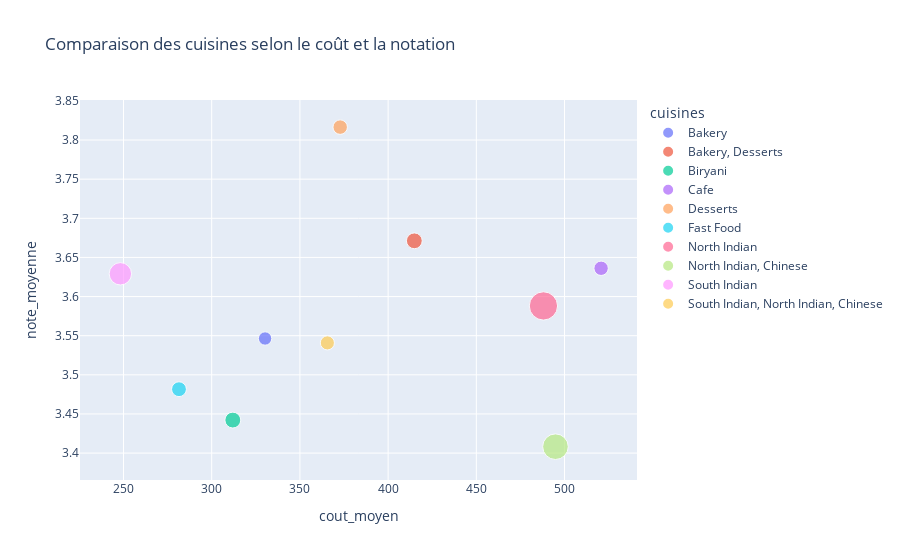

The code cell stored with this chart in its notebook:
### Code cell
#Comparaison des cuisines
fig = px.scatter(
    cuisine_analysis,
    x="cout_moyen",
    y="note_moyenne",
    size="nb_restaurants",
    color="cuisines",
    title="Comparaison des cuisines selon le coût et la notation"
)
fig.show()

### Figure 1 — Plotly figure (JSON) as saved in the notebook; plotly's stock layout.template omitted (floating-point values rounded to 4 significant figures)
{"data": [{"hovertemplate": "cuisines=Bakery<br>cout_moyen=%{x}<br>note_moyenne=%{y}<br>nb_restaurants=%{marker.size}<extra></extra>", "legendgroup": "Bakery", "marker": {"color": "#636efa", "size": [651], "sizemode": "area", "sizeref": 7.282, "symbol": "circle"}, "mode": "markers", "name": "Bakery", "orientation": "v", "showlegend": true, "type": "scatter", "x": [330.3], "xaxis": "x", "y": [3.546], "yaxis": "y"}, {"hovertemplate": "cuisines=Bakery, Desserts<br>cout_moyen=%{x}<br>note_moyenne=%{y}<br>nb_restaurants=%{marker.size}<extra></extra>", "legendgroup": "Bakery, Desserts", "marker": {"color": "#EF553B", "size": [911], "sizemode": "area", "sizeref": 7.282, "symbol": "circle"}, "mode": "markers", "name": "Bakery, Desserts", "orientation": "v", "showlegend": true, "type": "scatter", "x": [414.9], "xaxis": "x", "y": [3.671], "yaxis": "y"}, {"hovertemplate": "cuisines=Biryani<br>cout_moyen=%{x}<br>note_moyenne=%{y}<br>nb_restaurants=%{marker.size}<extra></extra>", "legendgroup": "Biryani", "marker": {"color": "#00cc96", "size": [918], "sizemode": "area", "sizeref": 7.282, "symbol": "circle"}, "mode": "markers", "name": "Biryani", "orientation": "v", "showlegend": true, "type": "scatter", "x": [312.0], "xaxis": "x", "y": [3.442], "yaxis": "y"}, {"hovertemplate": "cuisines=Cafe<br>cout_moyen=%{x}<br>note_moyenne=%{y}<br>nb_restaurants=%{marker.size}<extra></extra>", "legendgroup": "Cafe", "marker": {"color": "#ab63fa", "size": [756], "sizemode": "area", "sizeref": 7.282, "symbol": "circle"}, "mode": "markers", "name": "Cafe", "orientation": "v", "showlegend": true, "type": "scatter", "x": [520.7], "xaxis": "x", "y": [3.636], "yaxis": "y"}, {"hovertemplate": "cuisines=Desserts<br>cout_moyen=%{x}<br>note_moyenne=%{y}<br>nb_restaurants=%{marker.size}<extra></extra>", "legendgroup": "Desserts", "marker": {"color": "#FFA15A", "size": [766], "sizemode": "area", "sizeref": 7.282, "symbol": "circle"}, "mode": "markers", "name": "Desserts", "orientation": "v", "showlegend": true, "type": "scatter", "x": [372.8], "xaxis": "x", "y": [3.817], "yaxis": "y"}, {"hovertemplate": "cuisines=Fast Food<br>cout_moyen=%{x}<br>note_moyenne=%{y}<br>nb_restaurants=%{marker.size}<extra></extra>", "legendgroup": "Fast Food", "marker": {"color": "#19d3f3", "size": [803], "sizemode": "area", "sizeref": 7.282, "symbol": "circle"}, "mode": "markers", "name": "Fast Food", "orientation": "v", "showlegend": true, "type": "scatter", "x": [281.5], "xaxis": "x", "y": [3.482], "yaxis": "y"}, {"hovertemplate": "cuisines=North Indian<br>cout_moyen=%{x}<br>note_moyenne=%{y}<br>nb_restaurants=%{marker.size}<extra></extra>", "legendgroup": "North Indian", "marker": {"color": "#FF6692", "size": [2913], "sizemode": "area", "sizeref": 7.282, "symbol": "circle"}, "mode": "markers", "name": "North Indian", "orientation": "v", "showlegend": true, "type": "scatter", "x": [488.1], "xaxis": "x", "y": [3.588], "yaxis": "y"}, {"hovertemplate": "cuisines=North Indian, Chinese<br>cout_moyen=%{x}<br>note_moyenne=%{y}<br>nb_restaurants=%{marker.size}<extra></extra>", "legendgroup": "North Indian, Chinese", "marker": {"color": "#B6E880", "size": [2385], "sizemode": "area", "sizeref": 7.282, "symbol": "circle"}, "mode": "markers", "name": "North Indian, Chinese", "orientation": "v", "showlegend": true, "type": "scatter", "x": [494.9], "xaxis": "x", "y": [3.408], "yaxis": "y"}, {"hovertemplate": "cuisines=South Indian<br>cout_moyen=%{x}<br>note_moyenne=%{y}<br>nb_restaurants=%{marker.size}<extra></extra>", "legendgroup": "South Indian", "marker": {"color": "#FF97FF", "size": [1828], "sizemode": "area", "sizeref": 7.282, "symbol": "circle"}, "mode": "markers", "name": "South Indian", "orientation": "v", "showlegend": true, "type": "scatter", "x": [248.2], "xaxis": "x", "y": [3.629], "yaxis": "y"}, {"hovertemplate": "cuisines=South Indian, North Indian, Chinese<br>cout_moyen=%{x}<br>note_moyenne=%{y}<br>nb_restaurants=%{marker.size}<extra></extra>", "legendgroup": "South Indian, North Indian, Chinese", "marker": {"color": "#FECB52", "size": [726], "sizemode": "area", "sizeref": 7.282, "symbol": "circle"}, "mode": "markers", "name": "South Indian, North Indian, Chinese", "orientation": "v", "showlegend": true, "type": "scatter", "x": [365.6], "xaxis": "x", "y": [3.541], "yaxis": "y"}], "layout": {"legend": {"itemsizing": "constant", "title": {"text": "cuisines"}, "tracegroupgap": 0}, "title": {"text": "Comparaison des cuisines selon le coût et la notation"}, "xaxis": {"anchor": "y", "domain": [0, 1], "title": {"text": "cout_moyen"}}, "yaxis": {"anchor": "x", "domain": [0, 1], "title": {"text": "note_moyenne"}}}}
